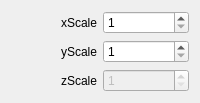
             <widget class="QWidget" name="widget_3" native="true">
              <layout class="QGridLayout" name="gridLayout_15">
               <item row="1" column="2">
                <widget class="QSpinBox" name="yScaleSpinBox">
                 <property name="minimum">
                  <number>1</number>
                 </property>
                </widget>
               </item>
               <item row="2" column="0">
                <widget class="QLabel" name="label_7">
                 <property name="text">
                  <string>zScale</string>
                 </property>
                 <property name="alignment">
                  <set>Qt::AlignRight|Qt::AlignTrailing|Qt::AlignVCenter</set>
                 </property>
                </widget>
               </item>
               <item row="2" column="2">
                <widget class="QSpinBox" name="zScaleSpinBox">
                 <property name="enabled">
                  <bool>false</bool>
                 </property>
                 <property name="minimum">
                  <number>1</number>
                 </property>
                </widget>
               </item>
               <item row="1" column="0">
                <widget class="QLabel" name="label_6">
                 <property name="text">
                  <string>yScale</string>
                 </property>
                 <property name="alignment">
                  <set>Qt::AlignRight|Qt::AlignTrailing|Qt::AlignVCenter</set>
                 </property>
                </widget>
               </item>
               <item row="0" column="2">
                <widget class="QSpinBox" name="xScaleSpinBox">
                 <property name="minimum">
                  <number>1</number>
                 </property>
                </widget>
               </item>
               <item row="0" column="0">
                <widget class="QLabel" name="label">
                 <property name="text">
                  <string>xScale</string>
                 </property>
                 <property name="alignment">
                  <set>Qt::AlignRight|Qt::AlignTrailing|Qt::AlignVCenter</set>
                 </property>
                </widget>
               </item>
              </layout>
             </widget>
